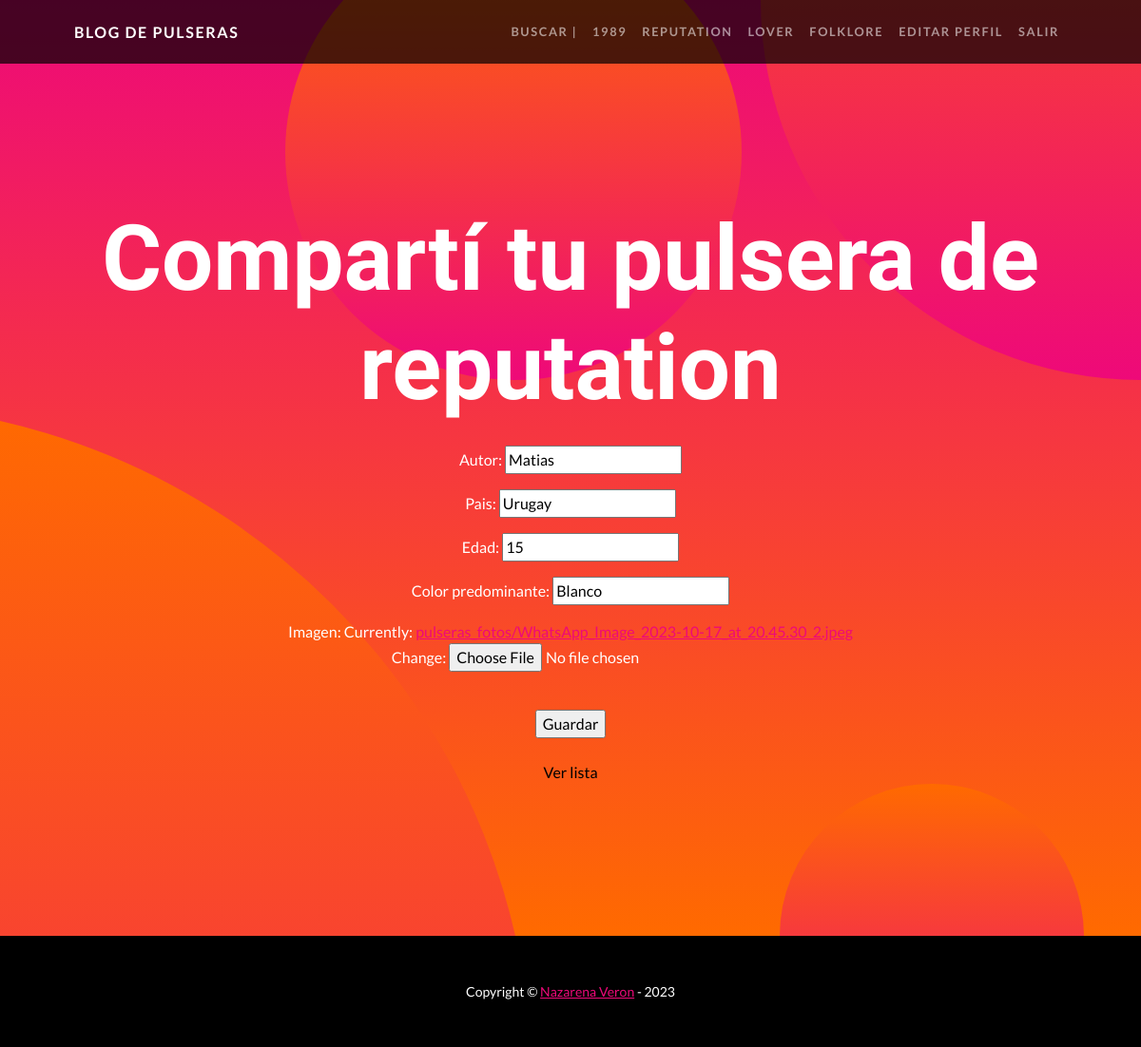
/TS/reputation/actualizar/5 (signed in), run on the app's committed database.
### BlogApp/models.py (models this page shows, shortened)
class pulseraReputation(models.Model):
    imagen = models.ImageField(upload_to='pulseras_fotos', null=False, blank=False, default="n")
    autor = models.CharField(max_length=100, default="Desconocido")
    pais = models.CharField(max_length=50, default="Desconocido")
    edad = models.PositiveIntegerField(default=13)
    color_predominante = models.CharField(max_length=30, default="Blanco")

### BlogApp/views.py (the view)
# urls.py: path('reputation/actualizar/<int:pk>',ActualizarReputation.as_view(), name="actualizar_reputation"),
class ActualizarReputation(LoginRequiredMixin, UpdateView):
    model = pulseraReputation
    success_url = "/TS/reputation/list"
    fields = ["autor", "pais", "edad", "color_predominante", "imagen"]

### BlogApp/templates/BlogApp/pulserareputation_form.html (shortened to what this page needs)
{% extends "BlogApp/welcome.html" %}
{% load static %}
{% block texto1 %}<h1 class="masthead-heading mb-0">Compartí tu pulsera de reputation</h1>{% endblock%}
{% block FORM %}
<br>
<form action="" method="POST" autocomplete="off" enctype="multipart/form-data"> {% csrf_token %}
    {{ form.as_p }}
<br>
<input type="submit" value="Guardar">
</form>
<br>
<a class="enlace_vistas" href="{% url 'ver_reputation' %}">Ver lista</a>
{% endblock %}

### BlogApp/templates/BlogApp/pulserareputation_form.html (style rules this page uses)
.enlace_vistas { text-decoration: none; color: black; }

### data on the page
pulseraReputation: autor "Matias", pais "Urugay", edad "15", color_predominante "Blanco"
